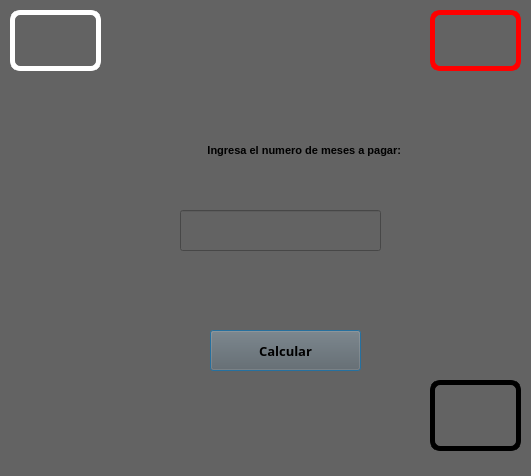
<?xml version="1.0" encoding="UTF-8"?>
<ui version="4.0">
 <class>Dialog</class>
 <widget class="QDialog" name="Dialog">
  <property name="geometry">
   <rect>
    <x>0</x>
    <y>0</y>
    <width>531</width>
    <height>476</height>
   </rect>
  </property>
  <property name="windowTitle">
   <string>Dialog</string>
  </property>
  <property name="styleSheet">
   <string notr="true">background-color: rgb(99, 99, 99);</string>
  </property>
  <widget class="QLabel" name="label_4">
   <property name="geometry">
    <rect>
     <x>430</x>
     <y>10</y>
     <width>91</width>
     <height>61</height>
    </rect>
   </property>
   <property name="styleSheet">
    <string notr="true">border: 5px solid red;
border-radius: 10px;</string>
   </property>
   <property name="text">
    <string/>
   </property>
   <property name="pixmap">
    <pixmap resource="../../recursos.qrc">:/meme/Imagen/fians.jpg</pixmap>
   </property>
   <property name="scaledContents">
    <bool>true</bool>
   </property>
  </widget>
  <widget class="QLabel" name="label_5">
   <property name="geometry">
    <rect>
     <x>430</x>
     <y>380</y>
     <width>91</width>
     <height>71</height>
    </rect>
   </property>
   <property name="styleSheet">
    <string notr="true">border: 5px solid black;
border-radius: 10px;</string>
   </property>
   <property name="text">
    <string/>
   </property>
   <property name="pixmap">
    <pixmap resource="../../recursos.qrc">:/meme/Imagen/logo_equipo.jpg</pixmap>
   </property>
   <property name="scaledContents">
    <bool>true</bool>
   </property>
  </widget>
  <widget class="QLabel" name="label_3">
   <property name="geometry">
    <rect>
     <x>10</x>
     <y>10</y>
     <width>91</width>
     <height>61</height>
    </rect>
   </property>
   <property name="styleSheet">
    <string notr="true">border: 5px solid white;
border-radius: 10px;</string>
   </property>
   <property name="text">
    <string/>
   </property>
   <property name="pixmap">
    <pixmap resource="../../recursos.qrc">:/meme/Imagen/uat-logo.jpg</pixmap>
   </property>
   <property name="scaledContents">
    <bool>true</bool>
   </property>
  </widget>
  <widget class="QPushButton" name="btn_Calcular">
   <property name="geometry">
    <rect>
     <x>210</x>
     <y>330</y>
     <width>151</width>
     <height>41</height>
    </rect>
   </property>
   <property name="font">
    <font>
     <family>Rockwell Extra Bold</family>
     <pointsize>10</pointsize>
     <weight>75</weight>
     <bold>true</bold>
    </font>
   </property>
   <property name="text">
    <string>Calcular</string>
   </property>
  </widget>
  <widget class="QLineEdit" name="txt_meses">
   <property name="geometry">
    <rect>
     <x>180</x>
     <y>210</y>
     <width>201</width>
     <height>41</height>
    </rect>
   </property>
   <property name="font">
    <font>
     <family>Rockwell Extra Bold</family>
     <pointsize>10</pointsize>
     <weight>75</weight>
     <bold>true</bold>
    </font>
   </property>
  </widget>
  <widget class="QLabel" name="label_2">
   <property name="geometry">
    <rect>
     <x>-40</x>
     <y>130</y>
     <width>441</width>
     <height>41</height>
    </rect>
   </property>
   <property name="font">
    <font>
     <pointsize>8</pointsize>
     <weight>75</weight>
     <bold>true</bold>
    </font>
   </property>
   <property name="text">
    <string>Ingresa el numero de meses a pagar:</string>
   </property>
   <property name="alignment">
    <set>Qt::AlignRight|Qt::AlignTrailing|Qt::AlignVCenter</set>
   </property>
  </widget>
 </widget>
 <resources>
  <include location="../../recursos.qrc"/>
 </resources>
 <connections/>
</ui>
